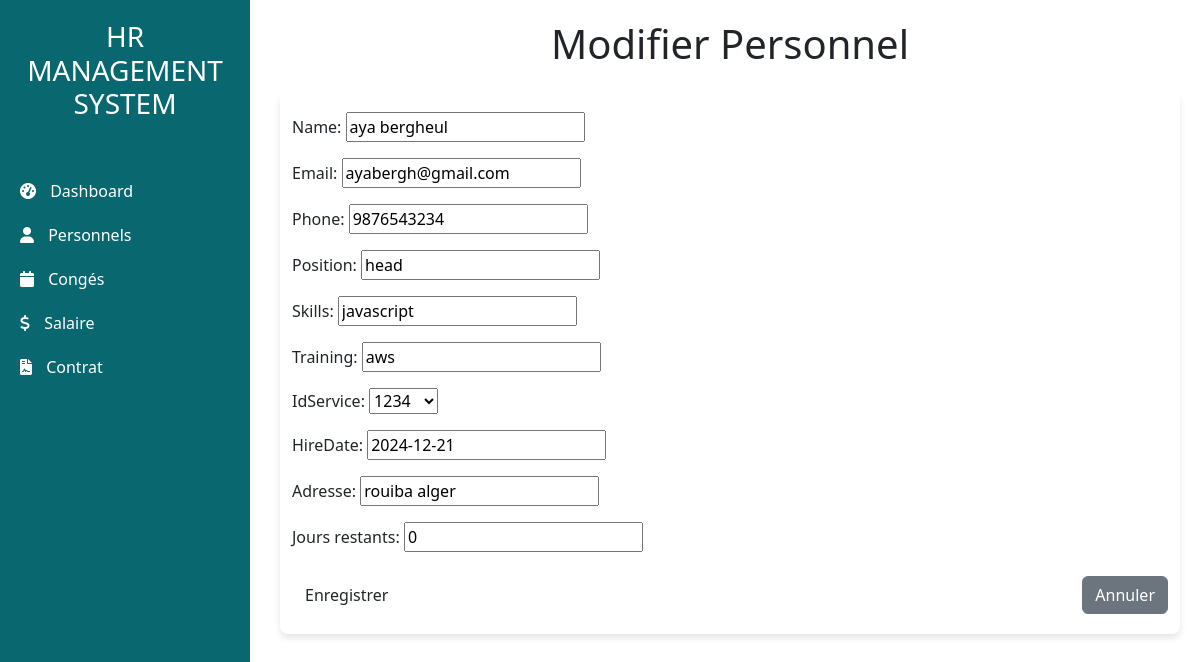
/personnels/personnels/update/1/, run on the app's committed database.
### app/models.py (models this page shows, shortened)
class Personnel(models.Model):
    name= models.CharField(max_length=50)
    Email= models.EmailField(max_length=254)
    Phone= models.IntegerField()
    Position= models.CharField(max_length=40)
    skills= models.CharField(max_length=254)
    training= models.CharField(max_length=254)
    IdService = models.ForeignKey(Service,on_delete=models.CASCADE)
    hireDate= models.DateField()
    Adresse= models.CharField(max_length=254)
    jours_restants = models.IntegerField(default=0)

### app/views.py (the view)
# urls.py: path('personnels/update/<int:id>/', views.update_personnel, name='update_personnel'),
def update_personnel(request, id):
    personnel = get_object_or_404(Personnel, id=id)
    if request.method == 'POST':
        form = PersonnelForm(request.POST, instance=personnel)
        if form.is_valid():
            form.save()
            return redirect('personnels')
    else:
        form = PersonnelForm(instance=personnel)
    return render(request, 'employee/update_personnel.html', {'form': form})

### app/forms.py
class PersonnelForm(forms.ModelForm):
    class Meta:
        model = Personnel
        fields = '__all__'

### app/models.py (called while the page is built)
    def __str__(self):
        return self.IdServic

### app/templates/employee/update_personnel.html (shortened to what this page needs)
<!DOCTYPE html>
<html lang="en">
<head>
</head>
<body>
    {% extends "base.html" %}
    {% block content %}
    <div class="d-flex">
        <div class=" w-100">
            <h1 class="text-center mb-4">Modifier Personnel</h1>
            <div class="container form-container">
                <form method="post">
                    {{ form.as_p }}
                    <div class="d-flex justify-content-between mt-4">
                        <button type="submit" class="btn btn-custom">Enregistrer</button>
                        <a href="{% url 'personnels' %}" class="btn btn-secondary">Annuler</a>
                    </div>
                </form>
            </div>
        </div>
    </div>
    {% endblock %}

### app/templates/employee/update_personnel.html (style rules this page uses)
body { font-family: Arial, sans-serif; background-color: #f8f9fa; }
.form-container { background-color: #fff; padding: 20px; border-radius: 8px; box-shadow: 0 4px 6px rgba(0, 0, 0, 0.1); }
.btn-custom { background-color: #198754; color: #fff; }

### data on the page
Personnel: name "aya bergheul", Email "ayabergh@gmail.com", Phone "9876543234", Position "head", skills "javascript", training "aws", IdService "1234", hireDate "2024-12-21", Adresse "rouiba alger", jours_restants "0"
